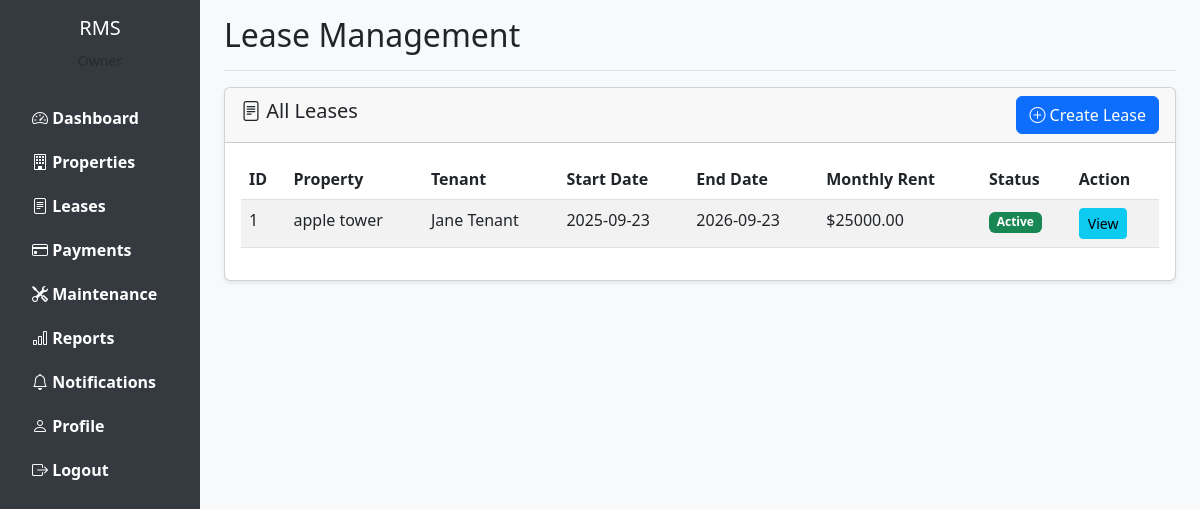
Screenshot of /leases (signed in) with the database file from the repository.
### models.py (models this page shows, shortened)
class Lease(db.Model):
    __tablename__ = 'leases'
    id = db.Column(db.Integer, primary_key=True)
    property_id = db.Column(db.Integer, db.ForeignKey('properties.id'), nullable=False)
    tenant_id = db.Column(db.Integer, db.ForeignKey('users.id'), nullable=False)
    start_date = db.Column(db.Date, nullable=False)
    end_date = db.Column(db.Date, nullable=False)
    monthly_rent = db.Column(db.Float, nullable=False)
    security_deposit = db.Column(db.Float)
    terms_conditions = db.Column(db.Text)
    status = db.Column(db.String(20), default='active')
    payment_due_day = db.Column(db.Integer, default=1)
    created_at = db.Column(db.DateTime, default=datetime.utcnow)
    updated_at = db.Column(db.DateTime, default=datetime.utcnow, onupdate=datetime.utcnow)
    payments = db.relationship('Payment', backref='lease', lazy=True)

class Property(db.Model):
    __tablename__ = 'properties'
    id = db.Column(db.Integer, primary_key=True)
    owner_id = db.Column(db.Integer, db.ForeignKey('users.id'), nullable=False)
    property_type = db.Column(db.String(50), nullable=False)
    title = db.Column(db.String(200), nullable=False)
    address = db.Column(db.Text, nullable=False)
    city = db.Column(db.String(100))
    state = db.Column(db.String(100))
    zip_code = db.Column(db.String(20))
    bedrooms = db.Column(db.Integer)
    bathrooms = db.Column(db.Integer)
    area_sqft = db.Column(db.Float)
    rent_amount = db.Column(db.Float, nullable=False)
    security_deposit = db.Column(db.Float)
    description = db.Column(db.Text)
    amenities = db.Column(db.Text)
    availability_status = db.Column(db.String(20), default='available')
    image_path = db.Column(db.String(255))
    created_at = db.Column(db.DateTime, default=datetime.utcnow)
    updated_at = db.Column(db.DateTime, default=datetime.utcnow, onupdate=datetime.utcnow)
    leases = db.relationship('Lease', backref='property', lazy=True)
    maintenance_requests = db.relationship('MaintenanceRequest', backref='property', lazy=True)

class User(UserMixin, db.Model):
    __tablename__ = 'users'
    id = db.Column(db.Integer, primary_key=True)
    username = db.Column(db.String(80), unique=True, nullable=False)
    email = db.Column(db.String(120), unique=True, nullable=False)
    password_hash = db.Column(db.String(255), nullable=False)
    full_name = db.Column(db.String(120), nullable=False)
    phone = db.Column(db.String(20))
    address = db.Column(db.Text)
    role = db.Column(db.String(20), nullable=False)
    is_active = db.Column(db.Boolean, default=True)
    created_at = db.Column(db.DateTime, default=datetime.utcnow)
    updated_at = db.Column(db.DateTime, default=datetime.utcnow, onupdate=datetime.utcnow)
    properties = db.relationship('Property', backref='owner', lazy=True, foreign_keys='Property.owner_id')
    leases_as_tenant = db.relationship('Lease', backref='tenant', lazy=True, foreign_keys='Lease.tenant_id')
    payments = db.relationship('Payment', backref='payer', lazy=True)
    maintenance_requests = db.relationship('MaintenanceRequest', backref='requester', lazy=True, foreign_keys='MaintenanceRequest.tenant_id')
    assigned_maintenance = db.relationship('MaintenanceRequest', backref='assigned_staff', lazy=True, foreign_keys='MaintenanceRequest.staff_id')
    notifications = db.relationship('Notification', backref='user', lazy=True)

### routes.py (the view)
@current_app.route('/leases')
@login_required
def leases():
    if current_user.role == 'admin':
        leases = Lease.query.all()
    elif current_user.role == 'owner':
        leases = Lease.query.join(Property).filter(Property.owner_id == current_user.id).all()
    elif current_user.role == 'tenant':
        leases = Lease.query.filter_by(tenant_id=current_user.id).all()
    else:
        leases = []
    return render_template('leases/list.html', leases=leases)

### app.py (called while the page is built)
def create_app():
    app = Flask(__name__)
    app.config['SECRET_KEY'] = 'your-secret-key-change-in-production'
    app.config['SQLALCHEMY_DATABASE_URI'] = 'sqlite:///rental_management.db'
    app.config['SQLALCHEMY_TRACK_MODIFICATIONS'] = False
    app.config['UPLOAD_FOLDER'] = 'static/uploads'
    os.makedirs(app.config['UPLOAD_FOLDER'], exist_ok=True)
    db.init_app(app)
    login_manager.init_app(app)
    migrate.init_app(app, db)
    login_manager.login_view = 'login'
    login_manager.login_message = 'Please log in to access this page.'
    with app.app_context():
        from models import User
        @login_manager.user_loader
        def load_user(user_id):
            return User.query.get(int(user_id))
        import routes
        db.create_all()
    return app

### templates/leases/list.html (shortened to what this page needs)
{% extends "base.html" %}
{% block page_title %}Lease Management{% endblock %}
{% block content %}
<div class="card">
    <div class="card-header d-flex justify-content-between align-items-center">
        <h5><i class="bi bi-file-text"></i> All Leases</h5>
        {% if current_user.role in ['admin', 'owner'] %}
        <a href="{{ url_for('add_lease') }}" class="btn btn-primary">
            <i class="bi bi-plus-circle"></i> Create Lease
        </a>
        {% endif %}
    </div>
    <div class="card-body">
        <div class="table-responsive">
            <table class="table table-striped">
                <thead>
                    <tr>
                        <th>ID</th>
                        <th>Property</th>
                        <th>Tenant</th>
                        <th>Start Date</th>
                        <th>End Date</th>
                        <th>Monthly Rent</th>
                        <th>Status</th>
                        <th>Action</th>
                    </tr>
                </thead>
                <tbody>
                    {% for lease in leases %}
                    <tr>
                        <td>{{ lease.id }}</td>
                        <td>{{ lease.property.title }}</td>
                        <td>{{ lease.tenant.full_name }}</td>
                        <td>{{ lease.start_date }}</td>
                        <td>{{ lease.end_date }}</td>
                        <td>${{ "%.2f"|format(lease.monthly_rent) }}</td>
                        <td>
                            <span class="badge bg-{{ 'success' if lease.status == 'active' else 'danger' if lease.status == 'expired' else 'warning' }}">
                                {{ lease.status|title }}
                            </span>
                        </td>
                        <td>
                            <a href="{{ url_for('view_lease', lease_id=lease.id) }}" class="btn btn-sm btn-info">View</a>
                        </td>
                    </tr>
                    {% endfor %}
                </tbody>
            </table>
        </div>
    </div>
</div>
{% endblock %}

### templates/base.html (style rules this page uses)
body { min-height: 100vh; background-color: #f8f9fa; }
.card { box-shadow: 0 0.125rem 0.25rem rgba(0,0,0,0.075); }

### rows the page displays
Lease: id "1", property "apple tower", tenant.full_name "Jane Tenant", start_date "2025-09-23", end_date "2026-09-23", monthly_rent "25000.00", status "Active"
